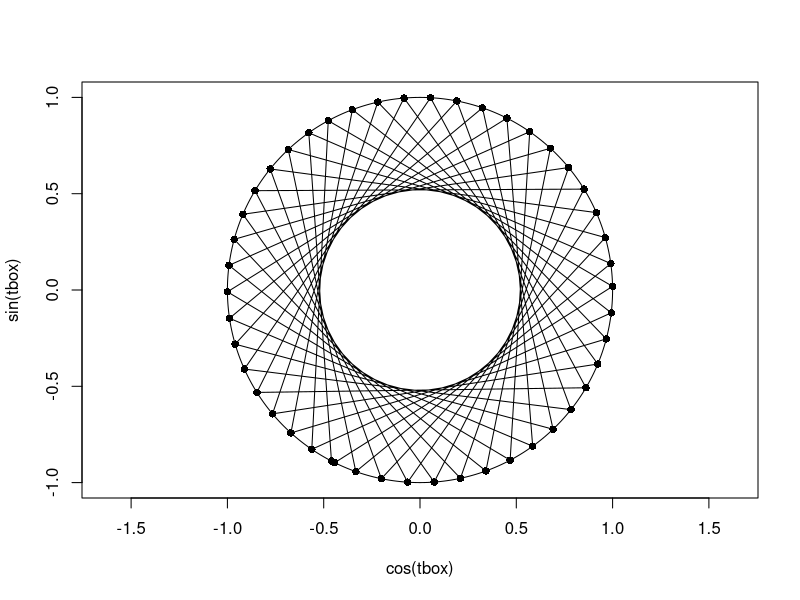

Source code (R):
jupiter=11.86
saturn=29.457
j1y=360/jupiter
s1y=360/saturn
g.conj=360/(j1y-s1y)
trigon=((1:47)*360/(j1y-s1y)*j1y) %% 360
tbox=(1:360)*pi/180
plot(x=cos(tbox), y=sin(tbox), asp = 1, type = "l")

points(x=cos(trigon*pi/180), y=sin(trigon*pi/180), type = "o", pch=16)
